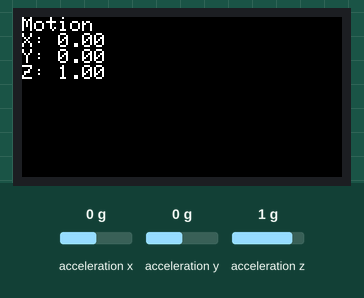
Recording of a sketch running on a simulated ESP32. Parts: 160×80 colour display. The test bench sets the inputs (shaded band); at power-on: acceleration x 0 g, acceleration y 0 g, acceleration z 1 g. Nothing arrives over Bluetooth unless stated; a phone connects over Bluetooth LE 3 s after start.

Above: at 3.7 s.
3.8 s: acceleration x set to -1.4 g
At 4.7 s:
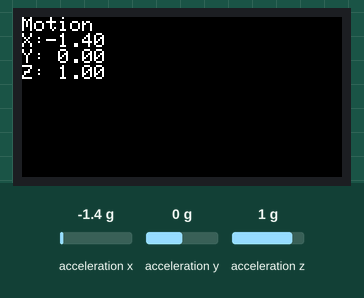
5.3 s: acceleration y set to -1.4 g
At 6.5 s:
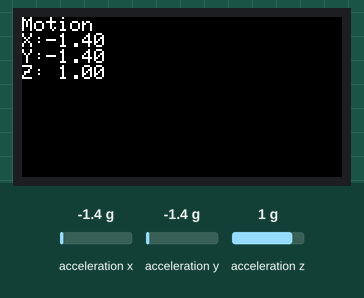
8.3 s: acceleration z set to -1.4 g
At 8.8 s:
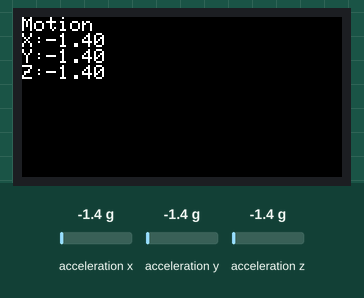
11.3 s: acceleration x set to -0.8 g
At 12.0 s:
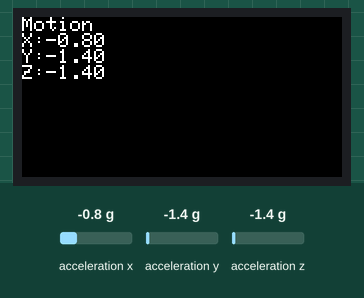
Timing chart, 0 to 14.3 s (numbered marks = the images above; inputs shaded):
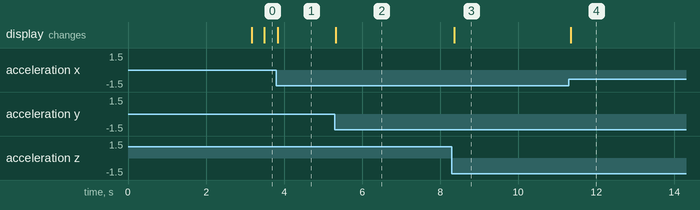

The sketch:

m5stick_motion_sensor.ino
```cpp
#include <M5StickC.h>
#include <BLEDevice.h>
#include <BLEServer.h>
#include <BLEUtils.h>
#include <BLE2902.h>

BLEServer *pServer = NULL;
BLECharacteristic *pCharacteristic = NULL;
bool deviceConnected = false;
bool oldDeviceConnected = false;

#define SERVICE_UUID        "5fafc201-1fb5-459e-8fcc-c5c9c331914c"
#define CHARACTERISTIC_UUID "ceb5483e-36e1-4688-b7f5-ea07361b26a9"

float accX = 0, accY = 0, accZ = 0;

class MyServerCallbacks: public BLEServerCallbacks {
    void onConnect(BLEServer* pServer) {
        deviceConnected = true;
        M5.Lcd.fillScreen(BLACK);
        M5.Lcd.setCursor(0, 0);
        M5.Lcd.println("Connected");
    };

    void onDisconnect(BLEServer* pServer) {
        deviceConnected = false;
        M5.Lcd.fillScreen(BLACK);
        M5.Lcd.setCursor(0, 0);
        M5.Lcd.println("Disconnected");
    }
};

void setup() {
    M5.begin();
    M5.MPU6886.Init();
    M5.Lcd.setRotation(3);
    M5.Lcd.setTextSize(1);
    M5.Lcd.fillScreen(BLACK);
    M5.Lcd.setCursor(0, 0);
    M5.Lcd.println("Motion");

    BLEDevice::init("M5Stick_Motion");
    pServer = BLEDevice::createServer();
    pServer->setCallbacks(new MyServerCallbacks());

    BLEService *pService = pServer->createService(SERVICE_UUID);
    pCharacteristic = pService->createCharacteristic(
                        CHARACTERISTIC_UUID,
                        BLECharacteristic::PROPERTY_READ |
                        BLECharacteristic::PROPERTY_NOTIFY
                      );

    BLE2902 *desc = new BLE2902();
    desc->setNotifications(true);
    pCharacteristic->addDescriptor(desc);

    pService->start();
    BLEAdvertising *pAdvertising = BLEDevice::getAdvertising();
    pAdvertising->addServiceUUID(SERVICE_UUID);
    pAdvertising->setScanResponse(true);
    BLEDevice::startAdvertising();
}

void loop() {
    if (!deviceConnected && oldDeviceConnected) {
        delay(500);
        M5.Lcd.fillScreen(BLACK);
        M5.Lcd.setCursor(0, 0);
        M5.Lcd.println("Restarting BLE...");
        delay(1000);
        BLEDevice::startAdvertising();
    }
    oldDeviceConnected = deviceConnected;

    if (deviceConnected) {
        M5.MPU6886.getAccelData(&accX, &accY, &accZ);

        float accData[3] = {accX, accY, accZ};
        pCharacteristic->setValue((uint8_t*)&accData, sizeof(accData));
        pCharacteristic->notify();

        M5.Lcd.fillScreen(BLACK);
        M5.Lcd.setCursor(0, 0);
        M5.Lcd.println("Motion");
        M5.Lcd.printf("X:%5.2f\n", accX);
        M5.Lcd.printf("Y:%5.2f\n", accY);
        M5.Lcd.printf("Z:%5.2f", accZ);
    }

    delay(20);  // ← 20ms に変更
}
```

Measured:
- after the input at 3.8 s, the display: changes at once (image 1)
- after the input at 5.3 s, the display: changes at once (image 2)
- after the input at 8.3 s, the display: changes after 0.06 s (image 3)
- after the input at 11.3 s, the display: changes after 0.05 s (image 4)
